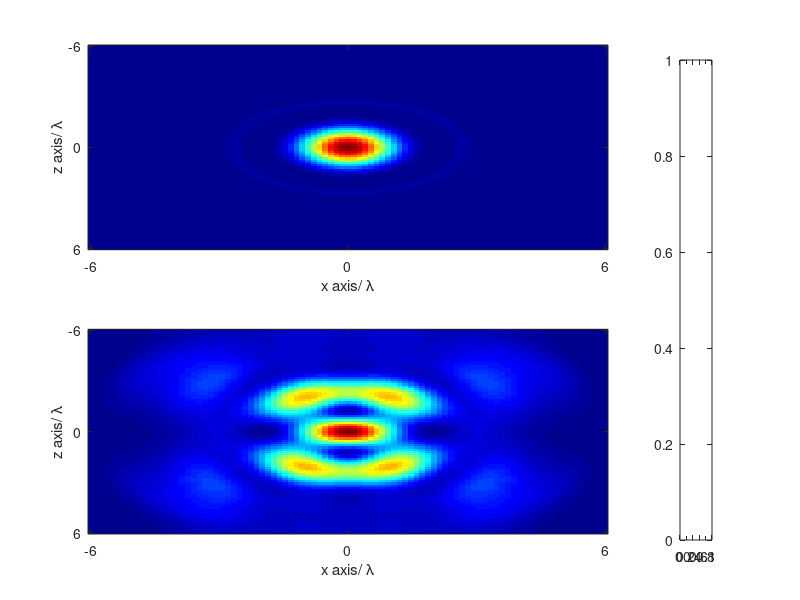

Recreate this plot in MATLAB. (Note: this script raises an error after producing the figure.)
clc;clear;
%
load('Gaussian_ill_xz.mat');
psf_g=intensity; %psf_g is the psf of Gaussian beam in the xz plane
psf_g=psf_g./max(max(psf_g));%normalize

load('phasemodulated_ill_xz.mat');
psf_pm0=intensity; %psf_pm0 is the psf of phase-modulated radially polarized beam in the xz plane
psf_pm0=psf_pm0./max(max(psf_pm0));%normalize


for i=1:91
    for j=1:91
        psf_pm(j,i)=psf_pm0(i,j);
    end
end
%% draw figure 3a

figure(31),
subplot(2,1,1,'replace');
subplot('position',[0.11    0.5838    0.65   0.3412]);
imagesc(psf_g);
set(gca,'XTick',[1:45:91]);
set(gca,'XTickLabel',{'-6','0','6'});
set(gca,'YTick',[1:45:91]);
set(gca,'YTickLabel',{'-6','0','6'});
xlabel('x axis/ \lambda');
ylabel('z axis/ \lambda');

subplot(2,1,2,'replace');
subplot('position',[0.11    0.1100    0.65   0.3412]);
imagesc(psf_pm);
set(gca,'XTick',[1:45:91]);
set(gca,'XTickLabel',{'-6','0','6'});
set(gca,'YTick',[1:45:91]);
set(gca,'YTickLabel',{'-6','0','6'});
xlabel('x axis/ \lambda');
ylabel('z axis/ \lambda');

colormap('jet');
colorbar('position',[0.85 0.1 0.04 0.8]);
set(gcf,'unit','centimeters','position',[10,4,9.5,14]);



